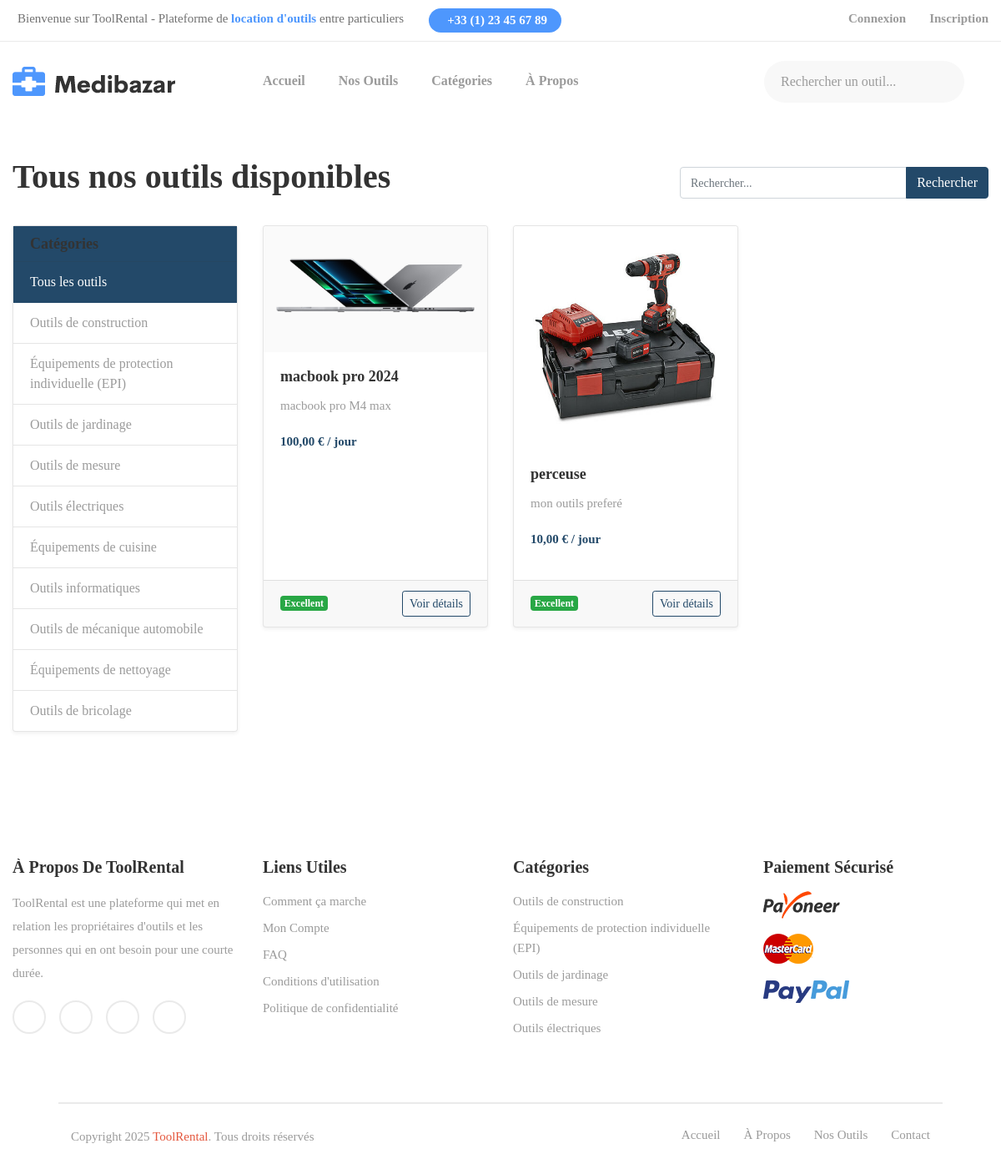
/tools/, run on the app's committed database.
### tools/models.py (models this page shows, shortened)
class Category(models.Model):
    name = models.CharField(max_length=100)
    description = models.TextField(blank=True, null=True)
    image = models.ImageField(upload_to='categories/', blank=True, null=True)
    class Meta:
        verbose_name_plural = "Categories"

class Tool(models.Model):
    CONDITION_CHOICES = [
        ('neuf', 'Neuf'),
        ('excellent', 'Excellent'),
        ('bon', 'Bon'),
        ('usage', 'Usagé'),
    ]
    name = models.CharField(max_length=200)
    description = models.TextField()
    category = models.ForeignKey(Category, on_delete=models.CASCADE, related_name='tools')
    owner = models.ForeignKey(User, on_delete=models.CASCADE, related_name='owned_tools')
    price_per_day = models.DecimalField(max_digits=10, decimal_places=2)
    deposit_amount = models.DecimalField(max_digits=10, decimal_places=2)
    is_available = models.BooleanField(default=True)
    condition = models.CharField(max_length=10, choices=CONDITION_CHOICES, default='bon')
    created_at = models.DateTimeField(auto_now_add=True)
    updated_at = models.DateTimeField(auto_now=True)
    location = models.CharField(max_length=255, blank=True, null=True)  # Localisation de l'outil pour la recherche

class ToolImage(models.Model):
    tool = models.ForeignKey(Tool, on_delete=models.CASCADE, related_name='images')
    image = models.ImageField(upload_to='tools/')
    is_primary = models.BooleanField(default=False)

### tools/views.py (the view)
# urls.py: path('tools/', views.tool_list, name='list'),
def tool_list(request):
    category_id = request.GET.get('category')
    search_query = request.GET.get('query')
    tools = Tool.objects.filter(is_available=True)
    if category_id:
        tools = tools.filter(category_id=category_id)
    if search_query:
        tools = tools.filter(name__icontains=search_query) | tools.filter(description__icontains=search_query)
    context = {
        'tools': tools,
        'categories': Category.objects.all(),
        'footer_categories': Category.objects.all()[:5],
        'selected_category': int(category_id) if category_id else None,
        'search_query': search_query,
    }
    return render(request, 'tools/tool_list.html', context)

### templates/tools/tool_list.html (shortened to what this page needs)
{% extends 'base.html' %}
{% load static %}
{% block content %}
<div class="container my-5">
    <div class="row mb-4">
        <div class="col-md-8">
            {% if selected_category %}
                <h1>Outils de la catégorie : {{ selected_category.name }}</h1>
            {% elif search_query %}
                <h1>Résultats pour "{{ search_query }}"</h1>
            {% else %}
                <h1>Tous nos outils disponibles</h1>
            {% endif %}
        </div>
        <div class="col-md-4">
            <form action="{% url 'tools:search' %}" method="GET" class="my-2">
                <div class="input-group">
                    <input type="text" name="query" class="form-control" placeholder="Rechercher..." value="{{ search_query|default:'' }}">
                    <div class="input-group-append">
                        <button class="btn btn-primary" type="submit">Rechercher</button>
                    </div>
                </div>
            </form>
        </div>
    </div>
    <div class="row">
        <div class="col-md-3 mb-4">
            <div class="card shadow-sm">
                <div class="card-header bg-primary text-white">
                    <h5 class="mb-0">Catégories</h5>
                </div>
                <div class="list-group list-group-flush">
                    <a href="{% url 'tools:list' %}" class="list-group-item {% if not selected_category %}active{% endif %}">
                        Tous les outils
                    </a>
                    {% for category in categories %}
                        <a href="{% url 'tools:list' %}?category={{ category.id }}" class="list-group-item {% if selected_category == category.id %}active{% endif %}">
                            {{ category.name }}
                        </a>
                    {% endfor %}
                </div>
            </div>
        </div>
        <div class="col-md-9">
            <div class="row">
                {% for tool in tools %}
                    <div class="col-md-4 mb-4">
                        <div class="card h-100 shadow-sm">
                            {% if tool.images.exists %}
                                {% with tool.images.first as image %}
                                    <img src="{{ image.image.url }}" class="card-img-top" alt="{{ tool.name }}">
                                {% endwith %}
                            {% else %}
                                <img src="{% static 'img/tools/default.jpg' %}" class="card-img-top" alt="{{ tool.name }}">
                            {% endif %}
                            <div class="card-body">
                                <h5 class="card-title">{{ tool.name }}</h5>
                                <p class="card-text">{{ tool.description|truncatechars:80 }}</p>
                                <p class="text-primary font-weight-bold">{{ tool.price_per_day }} € / jour</p>
                            </div>
                            <div class="card-footer d-flex justify-content-between align-items-center">
                                <span class="badge badge-{{ tool.condition|yesno:'success,warning,danger' }}">
                                    {{ tool.get_condition_display }}
                                </span>
                                <a href="{% url 'tools:detail' tool.id %}" class="btn btn-sm btn-outline-primary">Voir détails</a>
                            </div>
                        </div>
                    </div>
                {% empty %}
                    <div class="col-12">
                        <div class="alert alert-info">
                            Aucun outil ne correspond à votre recherche.
                        </div>
                    </div>
                {% endfor %}
            </div>
        </div>
    </div>
</div>
{% endblock %}

### templates/base.html (shortened to what this page needs)
<!DOCTYPE html>
<html class="no-js" lang="fr">
  {% load static %}
  <head>
    <link rel="stylesheet" href="{% static 'css/owl.carousel.min.css' %}" />
    <link rel="stylesheet" href="{% static 'css/animate.min.css' %}" />
    <link rel="stylesheet" href="{% static 'css/magnific-popup.css' %}" />
    <link rel="stylesheet" href="{% static 'css/fontawesome-all.min.css' %}" />
    <link rel="stylesheet" href="{% static 'css/themify-icons.css' %}" />
    <link rel="stylesheet" href="{% static 'css/meanmenu.css' %}" />
    <link rel="stylesheet" href="{% static 'css/slick.css' %}" />
    <link rel="stylesheet" href="{% static 'css/main.css' %}" />
    <link rel="stylesheet" href="{% static 'css/responsive.css' %}" />
  </head>
  <body>
    <header>
      <div class="header-top-area pl-165 pr-165">
        <div class="container-fluid">
          <div class="row">
            <div class="col-xl-8 col-lg-6 col-md-6">
              <div class="header-top-wrapper">
                <div class="header-top-info d-none d-xl-block f-left">
                  <span
                    > Bienvenue sur ToolRental -
                    Plateforme de <a href="#">location d'outils</a> entre
                    particuliers</span
                  >
                </div>
                <div class="header-link f-left">
                  <span
                    ><a href="tel:+33123456789"
                      ><i class="far fa-phone"></i> +33 (1) 23 45 67 89</a
                    ></span
                  >
                </div>
              </div>
            </div>
            <div class="col-xl-4 col-lg-6 col-md-6">
              <div class="header-top-right text-md-right">
                <div class="shop-menu">
                  <ul>
                    {% if user.is_authenticated %}
                    <li>
                      <a href="{% url 'accounts:profile' %}"
                        ><i class="fal fa-user-circle"></i> Mon Compte</a
                      >
                    </li>
                    {% if user.profile.user_type == 'proprietaire' %}
                    <li>
                      <a href="{% url 'tools:my_tools' %}"
                        ><i class="far fa-tools"></i> Mes Outils</a
                      >
                    </li>
                    {% endif %}
                    <li>
                      <a href="{% url 'reservations:my_reservations' %}"
                        ><i class="far fa-calendar-alt"></i> Mes Réservations</a
                      >
                    </li>
                    <li>
                      <form
                        method="post"
                        action="{% url 'accounts:logout' %}"
                        style="display: inline"
                      >
                        {% csrf_token %}
                        <button
                          type="submit"
                          class="btn btn-link"
                          style="padding: 0; border: none; background: none"
                        >
                          <i class="far fa-sign-out-alt"></i> Déconnexion
                        </button>
                      </form>
                    </li>
                    {% else %}
                    <li>
                      <a href="{% url 'accounts:login' %}"
                        ><i class="far fa-sign-in-alt"></i> Connexion</a
                      >
                    </li>
                    <li>
                      <a href="{% url 'accounts:register' %}"
                        ><i class="far fa-user-plus"></i> Inscription</a
                      >
                    </li>
                    {% endif %}
                  </ul>
                </div>
              </div>
            </div>
          </div>
        </div>
      </div>
      <div id="sticky-header" class="main-menu-area menu-01 pl-165 pr-165">
        <div class="container-fluid">
          <div class="row align-items-center">
            <div class="col-xl-3 col-lg-3">
              <div class="logo">
                <a href="{% url 'tools:home' %}"
                  ><img src="{% static 'img/logo/logo.png' %}" alt="ToolRental"
                /></a>
              </div>
            </div>
            <div class="col-xl-9 col-lg-9 d-none d-lg-block">
              <div class="header-right f-right">
                <div class="header-search f-right d-none d-xl-block">
                  <form
                    class="header-search-form"
                    action="{% url 'tools:search' %}"
                    method="GET"
                  >
                    <input
                      placeholder="Rechercher un outil..."
                      type="text"
                      name="query"
                    />
                    <button type="submit"></button>
                  </form>
                </div>
              </div>
              <div class="main-menu">
                <nav id="mobile-menu">
                  <ul>
                    <li class="{% if request.path == '/' %}active{% endif %}">
                      <a href="{% url 'tools:home' %}">Accueil</a>
                    </li>
                    <li
                      class="{% if 'tools/list' in request.path %}active{% endif %}"
                    >
                      <a href="{% url 'tools:list' %}">Nos Outils</a>
                    </li>
                    <li
                      class="{% if 'categories' in request.path %}active{% endif %}"
                    >
                      <a href="{% url 'tools:categories' %}">Catégories</a>
                    </li>
                    <li
                      class="{% if 'about' in request.path %}active{% endif %}"
                    >
                      <a href="{% url 'tools:about' %}">À propos</a>
                    </li>
                  </ul>
                </nav>
              </div>
            </div>
          </div>
        </div>
      </div>
    </header>
    <main>{% block content %} {% endblock %}</main>
    <footer>
      <div class="footer-area pt-80 pb-45">
        <div class="container">
          <div class="row">
            <div class="col-xl-3 col-lg-3 col-md-6">
              <div class="footer-wrapper mb-30">
                <h3 class="footer-title">À propos de ToolRental</h3>
                <div class="footer-text">
                  <p>
                    ToolRental est une plateforme qui met en relation les
                    propriétaires d'outils et les personnes qui en ont besoin
                    pour une courte durée.
                  </p>
                </div>
                <div class="footer-icon">
                  <a href="#"></a>
                  <a href="#"></a>
                  <a href="#"></a>
                  <a href="#"></a>
                </div>
              </div>
            </div>
            <div class="col-xl-3 col-lg-3 col-md-6">
              <div class="footer-wrapper ml-80 mb-30">
                <h3 class="footer-title">Liens Utiles</h3>
                <div class="footer-link">
                  <ul>
                    <li>
                      <a href="{% url 'tools:how_it_works' %}"
                        >Comment ça marche</a
                      >
                    </li>
                    <li>
                      <a href="{% url 'accounts:profile' %}">Mon Compte</a>
                    </li>
                    <li><a href="{% url 'tools:faq' %}">FAQ</a></li>
                    <li>
                      <a href="{% url 'tools:terms' %}"
                        >Conditions d'utilisation</a
                      >
                    </li>
                    <li>
                      <a href="{% url 'tools:privacy' %}"
                        >Politique de confidentialité</a
                      >
                    </li>
                  </ul>
                </div>
              </div>
            </div>
            <div class="col-xl-3 col-lg-3 col-md-6">
              <div class="footer-wrapper ml-80 mb-30">
                <h3 class="footer-title">Catégories</h3>
                <div class="footer-link">
                  <ul>
                    {% for category in footer_categories %}
                    <li>
                      <a href="{% url 'tools:category_detail' category.id %}"
                        >{{ category.name }}</a
                      >
                    </li>
                    {% endfor %}
                  </ul>
                </div>
              </div>
            </div>
            <div class="col-xl-3 col-lg-3 col-md-6">
              <div class="footer-wrapper ml-130 mb-30">
                <h3 class="footer-title">Paiement Sécurisé</h3>
                <div class="footer-img">
                  <img
                    src="{% static 'img/footer/footer.png' %}"
                    alt="Méthodes de paiement"
                  />
                </div>
              </div>
            </div>
          </div>
        </div>
      </div>
      <div class="footer-bottom-area mr-70 ml-70 pt-25 pb-25">
        <div class="container">
          <div class="row">
            <div class="col-xl-6 col-lg-6 col-md-6">
              <div class="copyright">
                <p>
                  Copyright  2025
                  <a href="#">ToolRental</a>. Tous droits réservés
                </p>
              </div>
            </div>
            <div class="col-xl-6 col-lg-6 col-md-6">
              <div class="footer-bottom-link f-right">
                <ul>
                  <li><a href="{% url 'tools:home' %}">Accueil </a></li>
                  <li><a href="{% url 'tools:about' %}"> À propos</a></li>
                  <li><a href="{% url 'tools:list' %}">Nos outils</a></li>
                  <li><a href="{% url 'tools:contact' %}">Contact </a></li>
                </ul>
              </div>
            </div>
          </div>
        </div>
      </div>
    </footer>
  </body>
</html>

### data on the page
Category: name "Outils de construction"
Category: name "Équipements de protection individuelle (EPI)"
Category: name "Outils de jardinage"
Category: name "Outils de mesure"
Category: name "Outils électriques"
Category: name "Équipements de cuisine"
Category: name "Outils informatiques"
Category: name "Outils de mécanique automobile"
Category: name "Équipements de nettoyage"
Category: name "Outils de bricolage"
Tool: images.first.image (picture), name "macbook pro 2024", description "macbook pro M4 max", price_per_day "100,00", condition "Excellent"
Tool: images.first.image (picture), name "perceuse", description "mon outils preferé", price_per_day "10,00", condition "Excellent"
